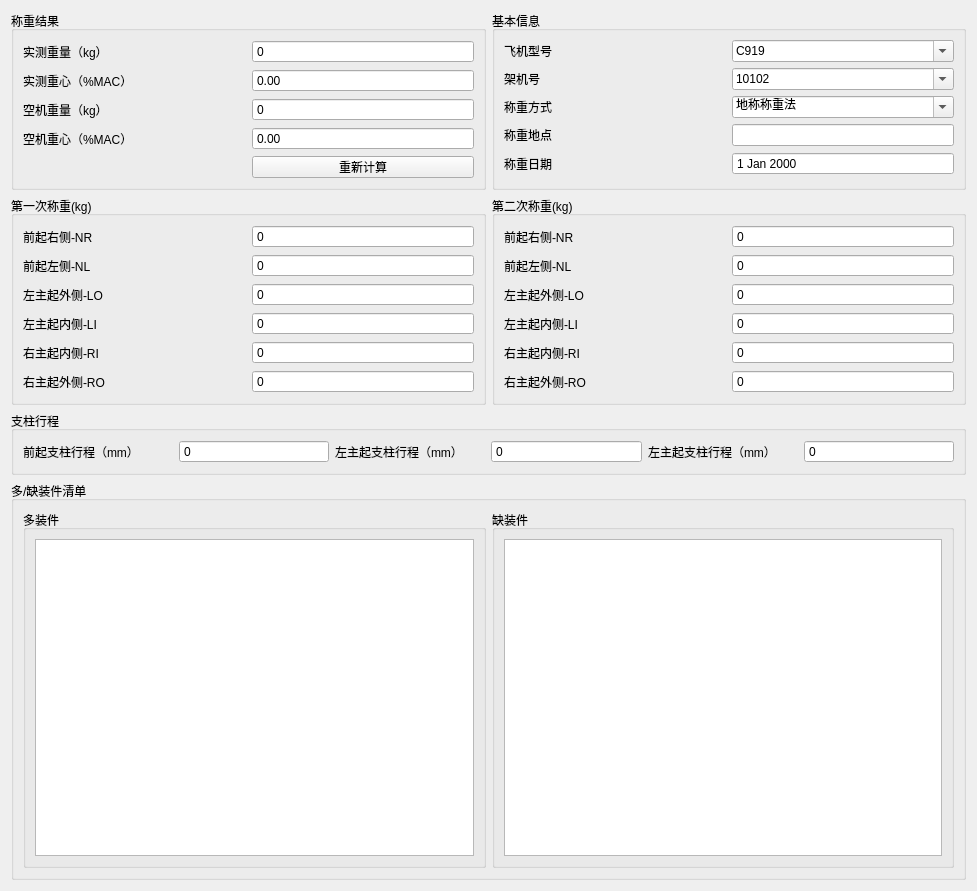
<?xml version="1.0" encoding="UTF-8"?>
<ui version="4.0">
 <class>Form</class>
 <widget class="QWidget" name="Form">
  <property name="geometry">
   <rect>
    <x>0</x>
    <y>0</y>
    <width>977</width>
    <height>891</height>
   </rect>
  </property>
  <property name="windowTitle">
   <string>Form</string>
  </property>
  <layout class="QGridLayout" name="gridLayout_5">
   <item row="0" column="0">
    <widget class="QGroupBox" name="gb_result">
     <property name="title">
      <string>称重结果</string>
     </property>
     <layout class="QGridLayout" name="gridLayout" columnstretch="1,1">
      <item row="1" column="0">
       <widget class="QLabel" name="label_actual_cg">
        <property name="text">
         <string>实测重心（%MAC）</string>
        </property>
       </widget>
      </item>
      <item row="0" column="1">
       <widget class="QSpinBox" name="spin_box_actual_weight">
        <property name="buttonSymbols">
         <enum>QAbstractSpinBox::NoButtons</enum>
        </property>
        <property name="minimum">
         <number>0</number>
        </property>
        <property name="maximum">
         <number>99999</number>
        </property>
       </widget>
      </item>
      <item row="2" column="0">
       <widget class="QLabel" name="label_empty_weight">
        <property name="text">
         <string>空机重量（kg）</string>
        </property>
       </widget>
      </item>
      <item row="1" column="1">
       <widget class="QDoubleSpinBox" name="double_spin_box_actual_cg">
        <property name="buttonSymbols">
         <enum>QAbstractSpinBox::NoButtons</enum>
        </property>
        <property name="singleStep">
         <double>0.010000000000000</double>
        </property>
       </widget>
      </item>
      <item row="2" column="1">
       <widget class="QSpinBox" name="spin_box_empty_weight">
        <property name="buttonSymbols">
         <enum>QAbstractSpinBox::NoButtons</enum>
        </property>
        <property name="maximum">
         <number>99999</number>
        </property>
       </widget>
      </item>
      <item row="3" column="0">
       <widget class="QLabel" name="label_empty_cg">
        <property name="text">
         <string>空机重心（%MAC）</string>
        </property>
       </widget>
      </item>
      <item row="0" column="0">
       <widget class="QLabel" name="label_actual_weight">
        <property name="text">
         <string>实测重量（kg）</string>
        </property>
       </widget>
      </item>
      <item row="3" column="1">
       <widget class="QDoubleSpinBox" name="double_spin_box_empty_cg">
        <property name="buttonSymbols">
         <enum>QAbstractSpinBox::NoButtons</enum>
        </property>
       </widget>
      </item>
      <item row="4" column="1">
       <widget class="QPushButton" name="btn_re_cal">
        <property name="minimumSize">
         <size>
          <width>0</width>
          <height>22</height>
         </size>
        </property>
        <property name="maximumSize">
         <size>
          <width>16777215</width>
          <height>22</height>
         </size>
        </property>
        <property name="text">
         <string>重新计算</string>
        </property>
       </widget>
      </item>
     </layout>
    </widget>
   </item>
   <item row="0" column="1">
    <widget class="QGroupBox" name="gb_general_info">
     <property name="title">
      <string>基本信息</string>
     </property>
     <layout class="QGridLayout" name="gridLayout_2" columnstretch="1,1">
      <item row="0" column="0">
       <widget class="QLabel" name="label_aircraft_type">
        <property name="text">
         <string>飞机型号</string>
        </property>
       </widget>
      </item>
      <item row="0" column="1">
       <widget class="QComboBox" name="combo_box_aircraft_type">
        <property name="editable">
         <bool>true</bool>
        </property>
        <item>
         <property name="text">
          <string>C919</string>
         </property>
        </item>
        <item>
         <property name="text">
          <string>ARJ21-700</string>
         </property>
        </item>
       </widget>
      </item>
      <item row="1" column="0">
       <widget class="QLabel" name="label_aircraft_num">
        <property name="text">
         <string>架机号</string>
        </property>
       </widget>
      </item>
      <item row="1" column="1">
       <widget class="QComboBox" name="combo_box_aircraft_num">
        <property name="editable">
         <bool>true</bool>
        </property>
        <item>
         <property name="text">
          <string>10102</string>
         </property>
        </item>
        <item>
         <property name="text">
          <string>10105</string>
         </property>
        </item>
        <item>
         <property name="text">
          <string>10106</string>
         </property>
        </item>
       </widget>
      </item>
      <item row="2" column="0">
       <widget class="QLabel" name="label_weigh_method">
        <property name="text">
         <string>称重方式</string>
        </property>
       </widget>
      </item>
      <item row="2" column="1">
       <widget class="QComboBox" name="combo_box_weigh_method">
        <property name="editable">
         <bool>true</bool>
        </property>
        <item>
         <property name="text">
          <string>地称称重法</string>
         </property>
        </item>
       </widget>
      </item>
      <item row="3" column="0">
       <widget class="QLabel" name="label_weigh_loc">
        <property name="text">
         <string>称重地点</string>
        </property>
       </widget>
      </item>
      <item row="3" column="1">
       <widget class="QLineEdit" name="line_edit_loc"/>
      </item>
      <item row="4" column="0">
       <widget class="QLabel" name="label_weigh_date">
        <property name="text">
         <string>称重日期</string>
        </property>
       </widget>
      </item>
      <item row="4" column="1">
       <widget class="QDateEdit" name="date_edit_weigh_date">
        <property name="buttonSymbols">
         <enum>QAbstractSpinBox::NoButtons</enum>
        </property>
       </widget>
      </item>
     </layout>
    </widget>
   </item>
   <item row="1" column="0">
    <widget class="QGroupBox" name="group_box_weigh_first">
     <property name="title">
      <string>第一次称重(kg)</string>
     </property>
     <layout class="QGridLayout" name="gridLayout_3">
      <item row="0" column="0">
       <widget class="QLabel" name="label_nose_right">
        <property name="text">
         <string>前起右侧-NR</string>
        </property>
       </widget>
      </item>
      <item row="0" column="1">
       <widget class="QSpinBox" name="spin_box_nose_right">
        <property name="buttonSymbols">
         <enum>QAbstractSpinBox::NoButtons</enum>
        </property>
       </widget>
      </item>
      <item row="1" column="0">
       <widget class="QLabel" name="label_nose_left">
        <property name="text">
         <string>前起左侧-NL</string>
        </property>
       </widget>
      </item>
      <item row="1" column="1">
       <widget class="QSpinBox" name="spin_box_nose_left">
        <property name="buttonSymbols">
         <enum>QAbstractSpinBox::NoButtons</enum>
        </property>
       </widget>
      </item>
      <item row="2" column="0">
       <widget class="QLabel" name="label_left_out">
        <property name="text">
         <string>左主起外侧-LO</string>
        </property>
       </widget>
      </item>
      <item row="2" column="1">
       <widget class="QSpinBox" name="spin_box_left_out">
        <property name="buttonSymbols">
         <enum>QAbstractSpinBox::NoButtons</enum>
        </property>
       </widget>
      </item>
      <item row="3" column="0">
       <widget class="QLabel" name="label_left_in">
        <property name="text">
         <string>左主起内侧-LI</string>
        </property>
       </widget>
      </item>
      <item row="3" column="1">
       <widget class="QSpinBox" name="spin_box_left_in">
        <property name="buttonSymbols">
         <enum>QAbstractSpinBox::NoButtons</enum>
        </property>
       </widget>
      </item>
      <item row="4" column="0">
       <widget class="QLabel" name="label_right_in">
        <property name="text">
         <string>右主起内侧-RI</string>
        </property>
       </widget>
      </item>
      <item row="4" column="1">
       <widget class="QSpinBox" name="spin_box_right_in">
        <property name="buttonSymbols">
         <enum>QAbstractSpinBox::NoButtons</enum>
        </property>
       </widget>
      </item>
      <item row="5" column="0">
       <widget class="QLabel" name="label_right_out">
        <property name="text">
         <string>右主起外侧-RO</string>
        </property>
       </widget>
      </item>
      <item row="5" column="1">
       <widget class="QSpinBox" name="spin_box_right_out">
        <property name="buttonSymbols">
         <enum>QAbstractSpinBox::NoButtons</enum>
        </property>
       </widget>
      </item>
     </layout>
    </widget>
   </item>
   <item row="1" column="1">
    <widget class="QGroupBox" name="group_box_weigh_second">
     <property name="title">
      <string>第二次称重(kg)</string>
     </property>
     <layout class="QGridLayout" name="gridLayout_4">
      <item row="0" column="0">
       <widget class="QLabel" name="label_nose_right_2">
        <property name="text">
         <string>前起右侧-NR</string>
        </property>
       </widget>
      </item>
      <item row="0" column="1">
       <widget class="QSpinBox" name="spin_box_nose_right_2">
        <property name="buttonSymbols">
         <enum>QAbstractSpinBox::NoButtons</enum>
        </property>
       </widget>
      </item>
      <item row="1" column="0">
       <widget class="QLabel" name="label_nose_left_2">
        <property name="text">
         <string>前起左侧-NL</string>
        </property>
       </widget>
      </item>
      <item row="1" column="1">
       <widget class="QSpinBox" name="spin_box_nose_left_2">
        <property name="buttonSymbols">
         <enum>QAbstractSpinBox::NoButtons</enum>
        </property>
       </widget>
      </item>
      <item row="2" column="0">
       <widget class="QLabel" name="label_left_out_2">
        <property name="text">
         <string>左主起外侧-LO</string>
        </property>
       </widget>
      </item>
      <item row="2" column="1">
       <widget class="QSpinBox" name="spin_box_left_out_2">
        <property name="buttonSymbols">
         <enum>QAbstractSpinBox::NoButtons</enum>
        </property>
       </widget>
      </item>
      <item row="3" column="0">
       <widget class="QLabel" name="label_left_in_2">
        <property name="text">
         <string>左主起内侧-LI</string>
        </property>
       </widget>
      </item>
      <item row="3" column="1">
       <widget class="QSpinBox" name="spin_box_left_in_2">
        <property name="buttonSymbols">
         <enum>QAbstractSpinBox::NoButtons</enum>
        </property>
       </widget>
      </item>
      <item row="4" column="0">
       <widget class="QLabel" name="label_right_in_2">
        <property name="text">
         <string>右主起内侧-RI</string>
        </property>
       </widget>
      </item>
      <item row="4" column="1">
       <widget class="QSpinBox" name="spin_box_right_in_2">
        <property name="buttonSymbols">
         <enum>QAbstractSpinBox::NoButtons</enum>
        </property>
       </widget>
      </item>
      <item row="5" column="0">
       <widget class="QLabel" name="label_right_out_2">
        <property name="text">
         <string>右主起外侧-RO</string>
        </property>
       </widget>
      </item>
      <item row="5" column="1">
       <widget class="QSpinBox" name="spin_box_right_out_2">
        <property name="buttonSymbols">
         <enum>QAbstractSpinBox::NoButtons</enum>
        </property>
       </widget>
      </item>
     </layout>
    </widget>
   </item>
   <item row="2" column="0" colspan="2">
    <widget class="QGroupBox" name="group_box_pillar">
     <property name="title">
      <string>支柱行程</string>
     </property>
     <layout class="QHBoxLayout" name="horizontalLayout">
      <item>
       <widget class="QLabel" name="label_ln">
        <property name="text">
         <string>前起支柱行程（mm）</string>
        </property>
       </widget>
      </item>
      <item>
       <widget class="QSpinBox" name="spin_box_ln">
        <property name="buttonSymbols">
         <enum>QAbstractSpinBox::NoButtons</enum>
        </property>
       </widget>
      </item>
      <item>
       <widget class="QLabel" name="label_lml">
        <property name="text">
         <string>左主起支柱行程（mm）</string>
        </property>
       </widget>
      </item>
      <item>
       <widget class="QSpinBox" name="spin_box_lml">
        <property name="buttonSymbols">
         <enum>QAbstractSpinBox::NoButtons</enum>
        </property>
       </widget>
      </item>
      <item>
       <widget class="QLabel" name="label_lmr">
        <property name="text">
         <string>左主起支柱行程（mm）</string>
        </property>
       </widget>
      </item>
      <item>
       <widget class="QSpinBox" name="spin_box_lmr">
        <property name="buttonSymbols">
         <enum>QAbstractSpinBox::NoButtons</enum>
        </property>
       </widget>
      </item>
     </layout>
    </widget>
   </item>
   <item row="3" column="0" colspan="2">
    <widget class="QGroupBox" name="group_box_component_list">
     <property name="title">
      <string>多/缺装件清单</string>
     </property>
     <layout class="QHBoxLayout" name="horizontalLayout_2">
      <item>
       <widget class="QGroupBox" name="group_box_surplus">
        <property name="title">
         <string>多装件</string>
        </property>
        <layout class="QVBoxLayout" name="verticalLayout">
         <item>
          <widget class="QTableView" name="table_view_surplus"/>
         </item>
        </layout>
       </widget>
      </item>
      <item>
       <widget class="QGroupBox" name="group_box_lack">
        <property name="title">
         <string>缺装件</string>
        </property>
        <layout class="QVBoxLayout" name="verticalLayout_2">
         <item>
          <widget class="QTableView" name="table_view_lack"/>
         </item>
        </layout>
       </widget>
      </item>
     </layout>
    </widget>
   </item>
  </layout>
 </widget>
 <resources/>
 <connections/>
</ui>
